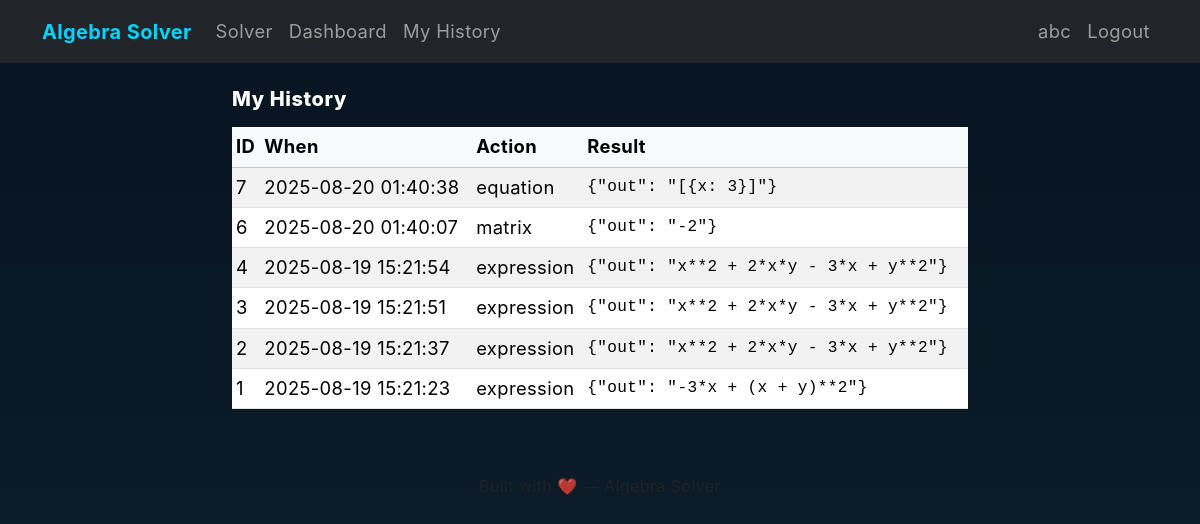
The page /history (signed in) on the database its author committed.
### app/models.py (models this page shows, shortened)
class User(UserMixin, db.Model):
    id = db.Column(db.Integer, primary_key=True)
    username = db.Column(db.String(80), unique=True, nullable=False)
    email = db.Column(db.String(120), unique=True, nullable=False)
    password_hash = db.Column(db.String(200), nullable=False)
    created_at = db.Column(db.DateTime, default=datetime.now)

class History(db.Model):
    id = db.Column(db.Integer, primary_key=True)
    user_id = db.Column(db.Integer, db.ForeignKey('user.id'), nullable=True)
    ts = db.Column(db.Integer, nullable=False)
    action = db.Column(db.String(80), nullable=False)
    payload = db.Column(db.Text, nullable=False)
    result = db.Column(db.Text, nullable=False)

### app/algebra/routes.py (the view)
@algebra_bp.route('/history')
@login_required
def my_history():
    rows = History.query.filter_by(user_id=current_user.id).order_by(History.id.desc()).limit(200).all()
    return render_template('my_history.html', rows=rows)

### app/models.py (called while the page is built)
@login_manager.user_loader
def load_user(user_id):
    return User.query.get(int(user_id))

### app/templates/my_history.html
{% extends 'base.html' %} {% block content %}
<h5 class="mb-3">My History</h5>
<div class="table-responsive">
  <table class="table table-sm table-striped table-hover align-middle">
    <thead class="table-light">
      <tr>
        <th>ID</th>
        <th>When</th>
        <th>Action</th>
        <th>Result</th>
      </tr>
    </thead>
    <tbody>
      {% for r in rows %}
      <tr>
        <td>{{ r.id }}</td>
        <td>{{ r.ts|datetimeformat }}</td>
        <td>{{ r.action }}</td>
        <td><pre class="small m-0">{{ r.result }}</pre></td>
      </tr>
      {% else %}
      <tr>
        <td colspan="4" class="text-center text-muted">
          No history available.
        </td>
      </tr>
      {% endfor %}
    </tbody>
  </table>
</div>
{% endblock %}

### app/templates/base.html (shortened to what this page needs)
<!DOCTYPE html>
<html lang="en">
  <head>
    <link
      href="https://cdn.jsdelivr.net/npm/bootstrap@5.3.3/dist/css/bootstrap.min.css"
      rel="stylesheet"
    />
    <link
      href="{{ url_for('static', filename='css/style.css') }}"
      rel="stylesheet"
    />
  </head>
  <body>
    <nav class="navbar navbar-expand-lg navbar-dark bg-dark sticky-top">
      <div class="container">
        <a class="navbar-brand" href="{{ url_for('algebra.home') }}"
          >Algebra Solver</a
        >
        <div class="collapse navbar-collapse" id="nav">
          <ul class="navbar-nav me-auto mb-2 mb-lg-0">
            <li class="nav-item">
              <a class="nav-link" href="{{ url_for('algebra.solver') }}"
                >Solver</a
              >
            </li>
            {% if current_user.is_authenticated %}
            <li class="nav-item">
              <a class="nav-link" href="{{ url_for('dashboard.dashboard') }}"
                >Dashboard</a
              >
            </li>
            <li class="nav-item">
              <a class="nav-link" href="{{ url_for('algebra.my_history') }}"
                >My History</a
              >
            </li>
            {% endif %}
          </ul>
          <ul class="navbar-nav ms-auto mb-2 mb-lg-0">
            {% if current_user.is_authenticated %}
            <li class="nav-item">
              <a class="nav-link">{{ current_user.username }}</a>
            </li>
            <li class="nav-item">
              <a class="nav-link" href="{{ url_for('auth.logout') }}">Logout</a>
            </li>
            {% endif %}
          </ul>
        </div>
      </div>
    </nav>
    <main class="container py-4">
      <div class="row justify-content-center">
        <div class="col-12 col-md-10 col-lg-8">
           {% block content %}{% endblock %}
        </div>
      </div>
    </main>
    <footer class="text-center py-4 text-muted small">
      Built with ❤️ — Algebra Solver
    </footer>
  </body>
</html>

### app/static/css/style.css (style rules this page uses)
body { background: linear-gradient(180deg, #071422, #0b1b27); color: #e6eef6; font-family: Inter, system-ui, -apple-system, "Segoe UI", Roboto; font-size: 1.15rem; font-weight: 400; line-height: 1.7; letter-spacing: 0.02em; }
.navbar-brand { color: #00d4ff !important; font-weight: 700; }
h1, h2, h3, h4, h5, h6 { color: #fff; font-weight: 800; margin-bottom: 1.2rem; letter-spacing: 0.03em; }
footer { text-align: center; padding: 1rem; font-size: 0.9rem; }

### rows shown on the page
User: username "abc"
History: id "7", ts "2025-08-20 01:40:38", action "equation", result "{\"out\": \"[{x: 3}]\"}"
History: id "6", ts "2025-08-20 01:40:07", action "matrix", result "{\"out\": \"-2\"}"
History: id "4", ts "2025-08-19 15:21:54", action "expression", result "{\"out\": \"x**2 + 2*x*y - 3*x + y**2\"}"
History: id "3", ts "2025-08-19 15:21:51", action "expression", result "{\"out\": \"x**2 + 2*x*y - 3*x + y**2\"}"
History: id "2", ts "2025-08-19 15:21:37", action "expression", result "{\"out\": \"x**2 + 2*x*y - 3*x + y**2\"}"
History: id "1", ts "2025-08-19 15:21:23", action "expression", result "{\"out\": \"-3*x + (x + y)**2\"}"
